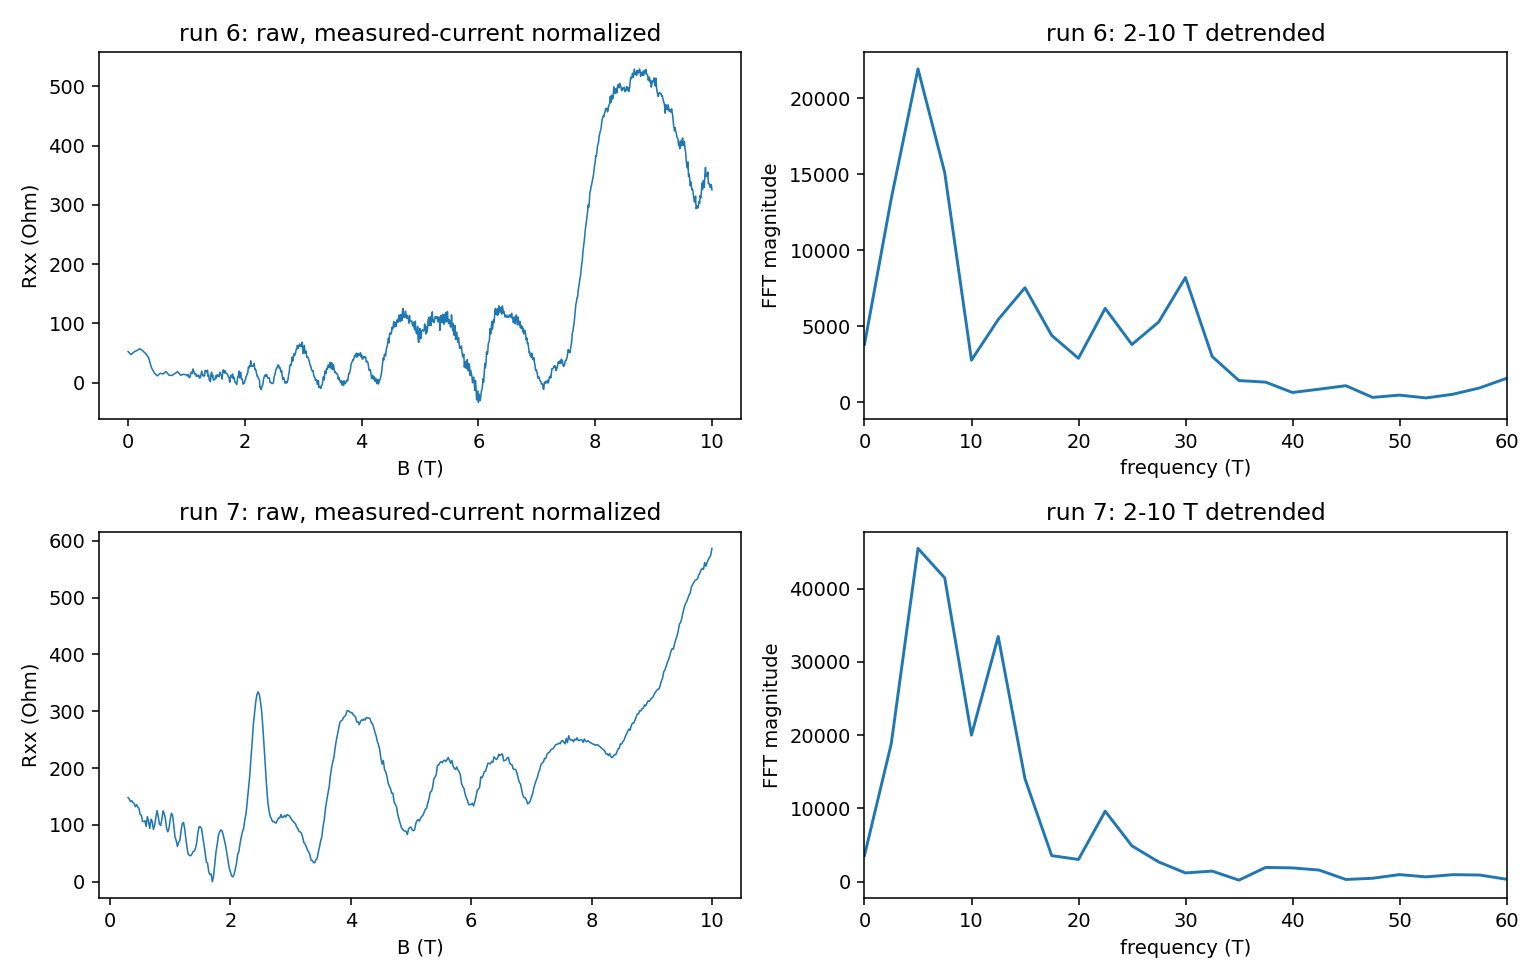

The Python source for this figure:
from pathlib import Path
import numpy as np
import matplotlib.pyplot as plt
from scipy.signal import find_peaks
from hera.analysis import open_run, resolve_channels, current_channel, sdh_fft, sdh_onset, SdhOnsetError

fig, axes = plt.subplots(2, 2, figsize=(11, 7))
for row, rid in enumerate((6, 7)):
    run = open_run(Path('data') / str(rid))
    channels = resolve_channels(run.meta)
    ci = current_channel(channels)
    cv = next(c for c in channels if c.cid == 'sr1')
    I = run.col(ci.col) / ci.gain
    R = (run.col(cv.col) / cv.gain) / I
    B = run.col('magnet_field')
    T = run.col('T_sample')
    print(f'run {rid}: rows {run.rows}, B {B[0]:.3f}->{B[-1]:.3f} T, T {np.median(T):.3f} [{T.min():.3f},{T.max():.3f}] K')
    print(f'  I {np.median(I)*1e9:.3f} nA, R med {np.median(R):.2f} Ohm, range {R.min():.2f}..{R.max():.2f}, max fs {np.max(np.abs(run.col(cv.col)))/50e-6:.3f}')
    print(f'  TG |I| p99 {np.percentile(np.abs(run.col("k_2400_tg_curr")), 99)*1e12:.0f} pA, BG p99 {np.percentile(np.abs(run.col("k_2400_bg_curr")), 99)*1e12:.0f} pA')
    sort = np.argsort(B)
    B, R = B[sort], R[sort]
    axes[row, 0].plot(B, R, lw=.8)
    axes[row, 0].set(xlabel='B (T)', ylabel='Rxx (Ohm)', title=f'run {rid}: raw, measured-current normalized')
    try:
        o = sdh_onset(R, B, b_lo=1.0, b_hi=10.0, r_full_scale=5000, f_min=3.0)
        print('  onset:', o.summary())
    except SdhOnsetError as exc:
        print('  onset failed:', exc)
    f, spec = sdh_fft(R[:, None], B, b_range=(2.0, 10.0), log=False, nfft=2048, bg_degree=5)
    a = spec[0]
    pk, _ = find_peaks(a)
    pk = sorted((p for p in pk if 3 < f[p] < 60), key=lambda p: a[p], reverse=True)[:8]
    print('  FFT peaks 2-10T:', [(round(float(f[p]),2), round(float(a[p]),2)) for p in pk])
    axes[row, 1].plot(f, a)
    axes[row, 1].set(xlim=(0, 60), xlabel='frequency (T)', ylabel='FFT magnitude', title=f'run {rid}: 2-10 T detrended')
fig.tight_layout()
fig.savefig('hera_scratch/spot_analysis.png', dpi=140)
